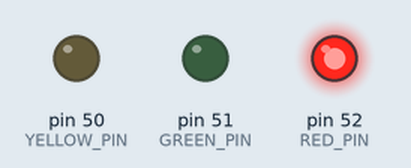
Recording of a sketch running on a simulated Arduino Mega 2560, built with avr-gcc and run on an emulated ATmega2560. On the bench: output pins drawn as LEDs (lit = HIGH).

Above: at 2.5 s.
At 8.5 s:
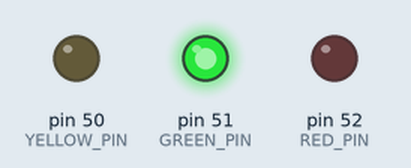
At 13.0 s:
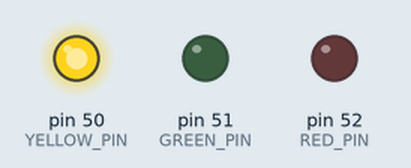
Timing chart, 0 to 18.2 s (numbered marks = the images above):
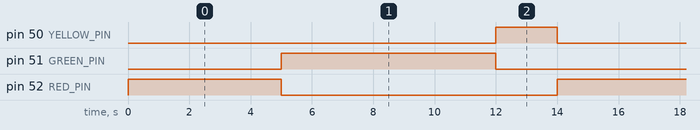

The sketch:

semaforo.ino
```cpp
#define RED_PIN 52
#define YELLOW_PIN 50
#define GREEN_PIN 51

void setup() {
  pinMode(RED_PIN, OUTPUT);
  pinMode(YELLOW_PIN, OUTPUT);
  pinMode(GREEN_PIN, OUTPUT);
}

void trocarStatus(int tmp_sec, int red, int yellow, int green) {
  digitalWrite(RED_PIN, red);
  digitalWrite(YELLOW_PIN, yellow);
  digitalWrite(GREEN_PIN, green);
  delay(tmp_sec * 1000);
}

void loop() {
  trocarStatus(5, HIGH, LOW, LOW); // turn on red light
  trocarStatus(7, LOW, LOW, HIGH); // turn on green light
  trocarStatus(2, LOW, HIGH, LOW); // turn on green light
}
```

Measured:
- by itself, pin 50 (YELLOW_PIN): alternates HIGH for 2.0 s and LOW for 12.0 s
- by itself, pin 51 (GREEN_PIN): alternates HIGH for 7.0 s and LOW for 7.0 s
- by itself, pin 52 (RED_PIN): alternates HIGH for 5.0 s and LOW for 9.0 s
